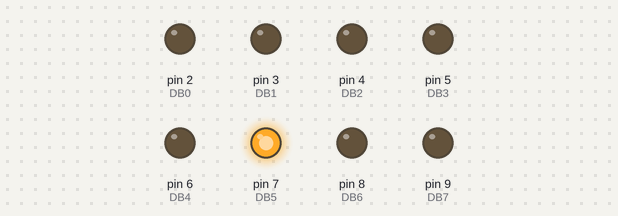
Bench run of a sketch on a simulated Arduino Uno, built with avr-gcc and run on an emulated ATmega328P. On the bench: output pins drawn as LEDs (lit = HIGH). Pins used as bus, display or sensor lines are not drawn.

Above: at 0.6 s.
At 3.6 s:
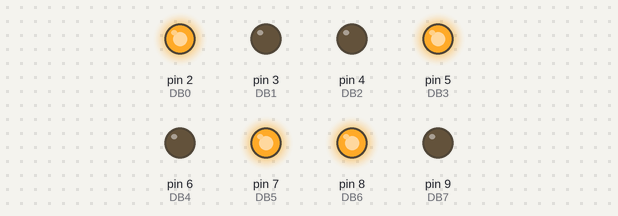
At 7.6 s:
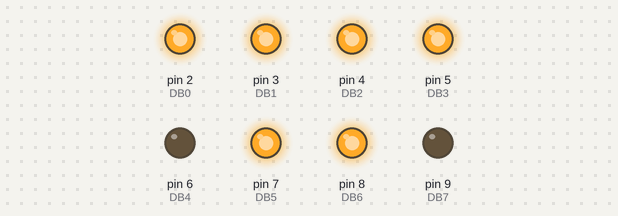
At 11.6 s:
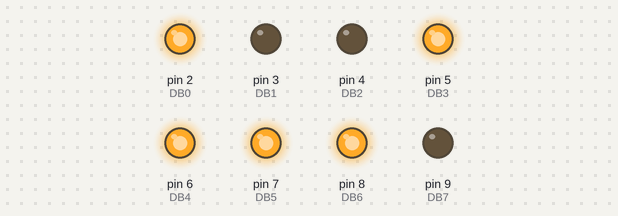
At 15.6 s:
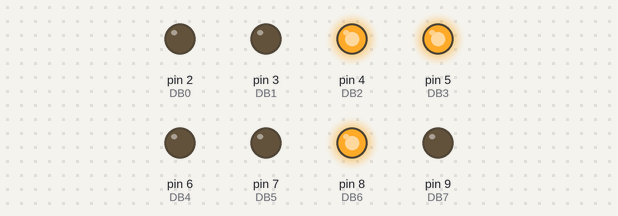
At 38.6 s:
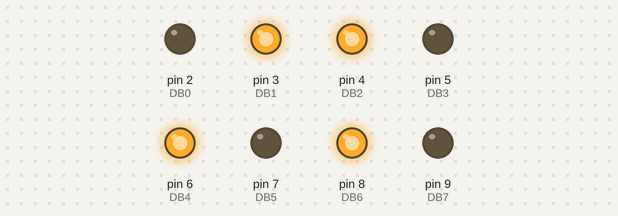
Timing chart, 0 to 40.0 s (numbered marks = the images above):
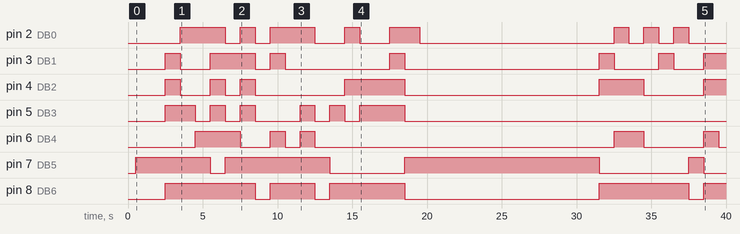

The sketch:

Futaba_NA202S_test2b.ino
```cpp
/* NA202SD08FA VFD Display
 Karel Reinhard 04/13/2016
 Basic code for NA202SD08FA 20x2 VFD
 With 13 pin connector see http://torretje.nl/futaba for pin-out and data-sheet
 */

//NA202SD08FA 14 pin connector 2 pins for power-supply and pin 1 and 13 NC :
const int RST = 11; //J1-14
const int WR =  10; //J1-2
const int DB0 =  2; //J1-10
const int DB1 =  3; //J1-9
const int DB2 =  4; //J1-8
const int DB3 =  5; //J1-7
const int DB4 =  6; //J1-6
const int DB5 =  7; //J1-5
const int DB6 =  8; //J1-4
const int DB7 =  9; //J1-3
//Add all data ports to an Array
int outData[8]={DB0,DB1,DB2,DB3,DB4,DB5,DB6,DB7};


void setup() {
//  Serial.begin(9600);
//  Serial.println(" ");
  // set the digital pin as output:
  pinMode(RST, OUTPUT);
  pinMode(WR, OUTPUT);
  pinMode(DB0, OUTPUT);
  pinMode(DB1, OUTPUT);
  pinMode(DB2, OUTPUT);
  pinMode(DB3, OUTPUT);
  pinMode(DB4, OUTPUT);
  pinMode(DB5, OUTPUT);
  pinMode(DB6, OUTPUT);
  pinMode(DB7, OUTPUT);
  //RESET
  digitalWrite(RST, 1);
  delay(500);
  digitalWrite(RST, 0);

  //Clear screen cursor home
  setData(0x14); // reset display
  setData(0x15); // clear display

  setData(0x04); // brigness control
  setData(0x20); // 20%

  setData(0x0d); //
  setData(0x0e); //

  setData(0x11); //
}

void loop()
{

//  setData(0x15);
//  setData(0x16);
String text1 = "  niq_ro say HELLO! ";
for (int y = 0; y < text1.length(); y++)
  {
   setData(text1[y]);
   delay(1000);
  }

delay(10000);
//  setData(0x1b);
//  setData(0x14);

String text2 = " FUTABA VFD display ";
for (int y = 0; y < text2.length(); y++)
  {
   setData(text2[y]);
   delay(1000);
  }

delay(10000);
  setData(0x14);
  setData(0x15);
}  // end main loop


void setData(byte data)
{
 //  digitalWrite(WR, 0);
   int i=0;
   for (byte mask = B00000001; mask>0; mask <<= 1)
    {
     if (data & mask){ // if bitwise AND resolves to true
       digitalWrite(outData[i],HIGH);
    }
    else
    {
      //if bitwise and resolves to false
       digitalWrite(outData[i],LOW);
    }
    i++;
  }
  digitalWrite(WR, 1);
  delayMicroseconds(250);
  digitalWrite(WR, 0);
//  delayMicroseconds(250);
}
```

Measured:
- by itself, pin 2 (DB0): LOW → HIGH at 3.5 s, → LOW 3.0 s later, → HIGH 1.0 s later, → LOW 1.0 s later, … (16 changes in this stretch)
- by itself, pin 3 (DB1): LOW → HIGH at 2.5 s, → LOW 1.0 s later, → HIGH 2.0 s later, → LOW 3.0 s later, … (13 changes in this stretch)
- by itself, pin 4 (DB2): LOW → HIGH at 2.5 s, → LOW 1.0 s later, → HIGH 2.0 s later, → LOW 1.0 s later, … (11 changes in this stretch)
- by itself, pin 5 (DB3): LOW → HIGH at 2.5 s, → LOW 2.0 s later, → HIGH 1.0 s later, → LOW 1.0 s later, … (12 changes in this stretch)
- by itself, pin 6 (DB4): LOW → HIGH at 4.5 s, → LOW 3.0 s later, → HIGH 2.0 s later, → LOW 1.0 s later, … (10 changes in this stretch)
- by itself, pin 7 (DB5): LOW → HIGH at 0.50 s, → LOW 5.0 s later, → HIGH 1.0 s later, → LOW 7.0 s later, … (8 changes in this stretch)
- by itself, pin 8 (DB6): LOW → HIGH at 2.5 s, → LOW 6.0 s later, → HIGH 1.0 s later, → LOW 3.0 s later, … (9 changes in this stretch)
